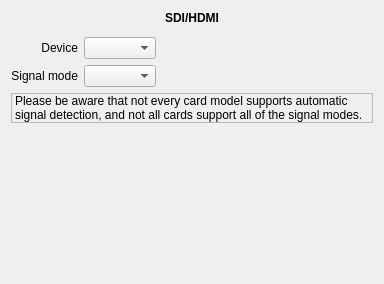
<?xml version="1.0" encoding="UTF-8"?>
<ui version="4.0">
 <class>DecklinkProducerWidget</class>
 <widget class="QWidget" name="DecklinkProducerWidget">
  <property name="geometry">
   <rect>
    <x>0</x>
    <y>0</y>
    <width>384</width>
    <height>284</height>
   </rect>
  </property>
  <property name="windowTitle">
   <string>Form</string>
  </property>
  <property name="whatsThis">
   <string notr="true">https://forum.bossa.org/t/open-other-sdi-hdmi/12934/1</string>
  </property>
  <layout class="QVBoxLayout" name="verticalLayout">
   <item>
    <widget class="QLabel" name="label">
     <property name="font">
      <font>
       <bold>true</bold>
      </font>
     </property>
     <property name="text">
      <string>SDI/HDMI</string>
     </property>
     <property name="alignment">
      <set>Qt::AlignmentFlag::AlignCenter</set>
     </property>
    </widget>
   </item>
   <item>
    <layout class="QGridLayout" name="gridLayout">
     <item row="0" column="3" rowspan="3">
      <spacer name="horizontalSpacer">
       <property name="orientation">
        <enum>Qt::Orientation::Horizontal</enum>
       </property>
       <property name="sizeHint" stdset="0">
        <size>
         <width>40</width>
         <height>20</height>
        </size>
       </property>
      </spacer>
     </item>
     <item row="2" column="2">
      <widget class="QComboBox" name="profileCombo"/>
     </item>
     <item row="1" column="2">
      <widget class="QComboBox" name="deviceCombo"/>
     </item>
     <item row="1" column="0">
      <widget class="QLabel" name="label_3">
       <property name="text">
        <string>Device</string>
       </property>
       <property name="alignment">
        <set>Qt::AlignmentFlag::AlignRight|Qt::AlignmentFlag::AlignTrailing|Qt::AlignmentFlag::AlignVCenter</set>
       </property>
      </widget>
     </item>
     <item row="2" column="0">
      <widget class="QLabel" name="label_2">
       <property name="text">
        <string>Signal mode</string>
       </property>
       <property name="alignment">
        <set>Qt::AlignmentFlag::AlignRight|Qt::AlignmentFlag::AlignTrailing|Qt::AlignmentFlag::AlignVCenter</set>
       </property>
      </widget>
     </item>
    </layout>
   </item>
   <item>
    <widget class="QLabel" name="label_4">
     <property name="frameShape">
      <enum>QFrame::Shape::StyledPanel</enum>
     </property>
     <property name="frameShadow">
      <enum>QFrame::Shadow::Plain</enum>
     </property>
     <property name="text">
      <string>Please be aware that not every card model supports automatic signal detection, and not all cards support all of the signal modes.</string>
     </property>
     <property name="wordWrap">
      <bool>true</bool>
     </property>
     <property name="margin">
      <number>12</number>
     </property>
    </widget>
   </item>
   <item>
    <spacer name="verticalSpacer">
     <property name="orientation">
      <enum>Qt::Orientation::Vertical</enum>
     </property>
     <property name="sizeHint" stdset="0">
      <size>
       <width>20</width>
       <height>260</height>
      </size>
     </property>
    </spacer>
   </item>
  </layout>
 </widget>
 <resources/>
 <connections/>
</ui>
